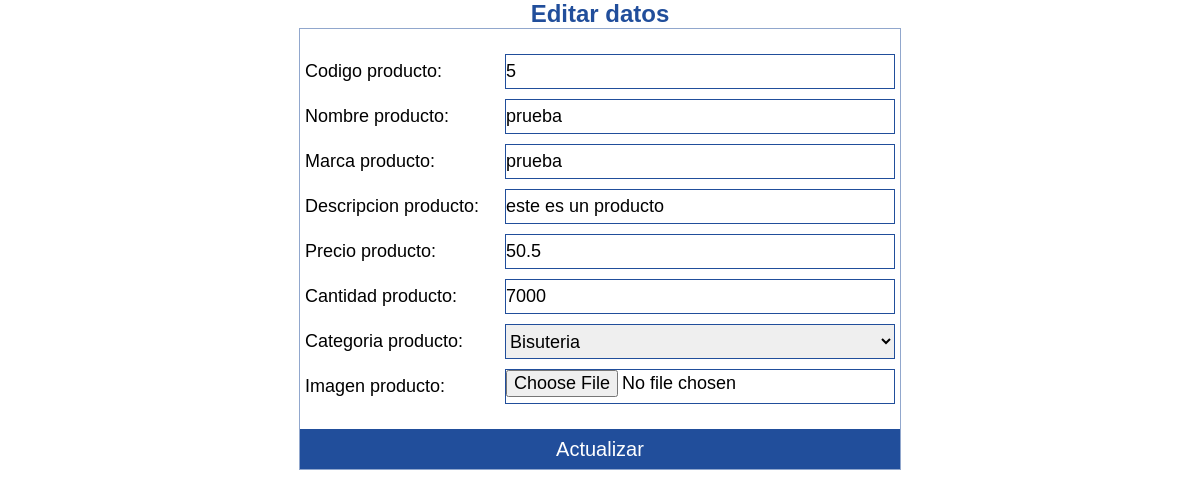
The app's page /src/pages/user/php/edit_pro.php?id=5, older data.
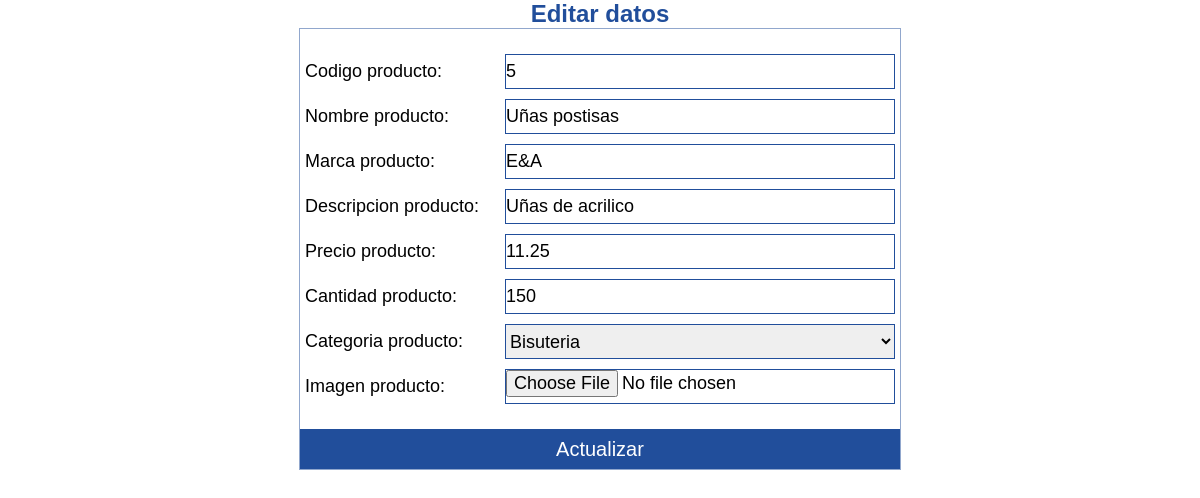
The same page, newer data.
### tables this page shows
CREATE TABLE `producto` (
  `codigoProducto` int(11) NOT NULL,
  `nombreProducto` varchar(45) DEFAULT NULL,
  `descripcionProducto` longtext DEFAULT NULL,
  `precioProducto` double DEFAULT NULL,
  `cantidadProducto` int(11) DEFAULT NULL,
  `marcaProducto` varchar(45) DEFAULT NULL,
  `CATEGORIA_codigoCategoria` int(11) NOT NULL,
  `fotoProducto` varchar(500) DEFAULT NULL
);

### config/sql_class.php (called while the page is built, shortened)
<?php
    class sql_class{
        private $bd;
        public function __construct() {
            $this->bd = new mysqli(SERVIDOR, USUARIO, CLAVE, BDD);
            $this->bd->set_charset('utf8');
        }
        public function ConsultarCategorias(){
            $resultado = $this->bd->query("SELECT * FROM categoria");
            return $resultado;
        }
        public function ConsultarIdProducto($cod_pro){
            $resultado = $this->bd->query("SELECT * FROM producto WHERE codigoProducto = '$cod_pro'");
            return $resultado;
        }
    }
?>

### src/pages/user/php/edit_pro.php (the view, shortened to what this page needs)
<link rel="stylesheet" href="../../../assets/style/panel-de-control.css">
<link rel="stylesheet" href="../../../assets/style/general.css">
<h2>Editar datos</h2>
<?php
require_once '../../../../config/sql_class.php';
$consulta_class = new sql_class();
$id = $_GET['id'];
$resultados_pro = $consulta_class-> ConsultarIdProducto($id);
$resultado_cat = $consulta_class-> ConsultarCategorias();
    while($display = $resultados_pro->fetch_assoc()){?>
        <form action="update_pro.php" method="POST">
            <div id="caja-form">
                <div id="cajaText">
                    <label for="txt-pro-cod">Codigo producto:</label>
                    <input type="text" name="codigoProducto" value="<?php echo $display['codigoProducto']; ?>">
                </div>
                <div id="cajaText">
                    <label for="txt-pro-nom">Nombre producto:</label>
                    <input type="text" name="nombreProducto" value="<?php echo $display['nombreProducto']; ?>">
                </div>
                <div id="cajaText">
                    <label for="txt-pro-mar">Marca producto:</label>
                    <input type="text" name="marcaProducto" value="<?php echo $display['marcaProducto']; ?>">
                </div>
                <div id="cajaText">
                    <label for="txt-pro-des">Descripcion producto:</label>
                    <input type="text" name="descripcionProducto" value="<?php echo $display['descripcionProducto']; ?>">
                </div>
                <div id="cajaText">
                    <label for="txt-pro-pre">Precio producto:</label>
                    <input type="text" name="precioProducto" value="<?php echo $display['precioProducto']; ?>">
                </div>
                <div id="cajaText">
                    <label for="txt-pro-can">Cantidad producto:</label>
                    <input type="text" name="cantidadProducto" value="<?php echo $display['cantidadProducto']; ?>">
                </div>
                <div id="cajaText">
                    <label for="txt-pro-can">Categoria producto:</label>
                    <select name="CATEGORIA_codigoCategoria" id="select-cat-pro">
                        <?php while($display = $resultado_cat->fetch_assoc()){?>
                            <option value="<?php echo $display['codigoCategoria'] ?>">
                                <?php echo $display['nombreCategoria'] ?>
                            </option>
                        <?php } ?>
                    </select>
                </div>
                <div id="cajaText">
                    <label for="txt-pro-nom">Imagen producto:</label>
                    <input type="file" name="fotoProducto" autocomplete="off">
                </div>
                <button id="btn-save" type="submit">Actualizar</button>
            </div>
        </form>
   <?php  } ?>

Row changes from the older to the newer data that the page shows:
removed producto: codigoProducto "5", nombreProducto "prueba", marcaProducto "prueba", descripcionProducto "este es un producto", precioProducto "50.5", cantidadProducto "7000"
added producto: codigoProducto "5", nombreProducto "Uñas postisas", marcaProducto "E&A", descripcionProducto "Uñas de acrilico", precioProducto "11.25", cantidadProducto "150"
